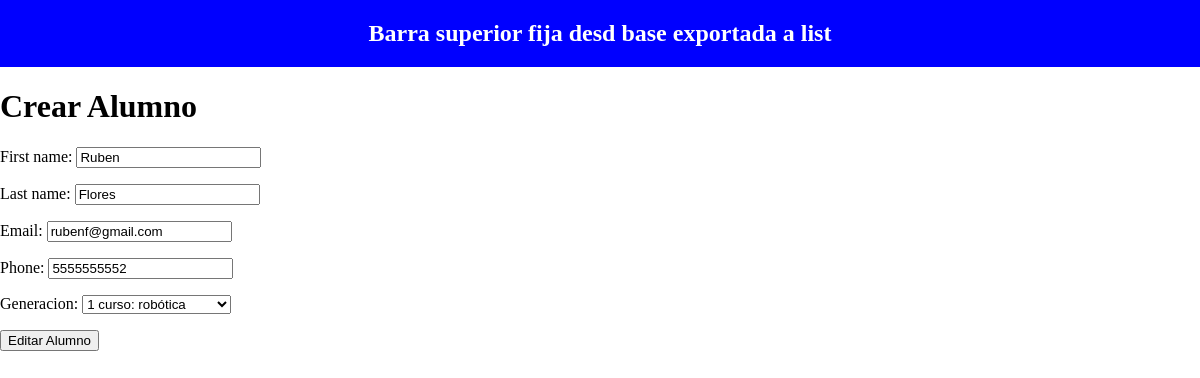
Page /myapp/alumnos/2/update/ on the committed database.
### myApp/models.py (models this page shows, shortened)
class Alumno(models.Model):
    first_name = models.CharField(max_length=255)
    last_name = models.CharField(max_length=255)
    email = models.EmailField(unique=True)
    phone = models.CharField(max_length=20, unique=True)
    created_at = models.DateTimeField(auto_now_add=True)
    generacion=models.ForeignKey(
        Generacion, on_delete=models.PROTECT, related_name="alumnos"
    )

### myApp/views.py (the view, shortened to what this page needs)
# urls.py: path("alumnos/<int:pk>/update/", AlumnosUpdate.as_view(), name="alumnos_update"),
class AlumnosUpdate(UpdateView):
    model = Alumno
    template_name = "myApp/update_alumnos.html"
    form_class = AlumnoForm

### myApp/forms.py
class AlumnoForm(forms.ModelForm):
    class Meta:
        model = Alumno
        fields = ['first_name', 'last_name', 'email', 'phone', 'generacion']
        widgets = {
            "email" : forms.EmailInput()
        }

### myApp/models.py (called while the page is built)
    def __str__(self):
        return f"{self.numero} curso: {self.curso.name}"

### templates/myApp/update_alumnos.html (shortened to what this page needs)
{% extends "base.html" %}
{% load static %}
{% block title %}
    <header>
        <h1>Crear Alumno</h1>
    </header>
{% endblock title %}
{% block content %}
<form method="POST">
    {{form.as_p}}
    <button type="submit">Editar Alumno</button>
</form>
{% endblock content %}

### myApp/static/main.css (style rules this page uses)
body { padding: 0; margin: 0; }

### rows in the picture
Alumno: first_name "Ruben", last_name "Flores", email "rubenf@gmail.com", phone "5555555552", generacion "1 curso: robótica"
